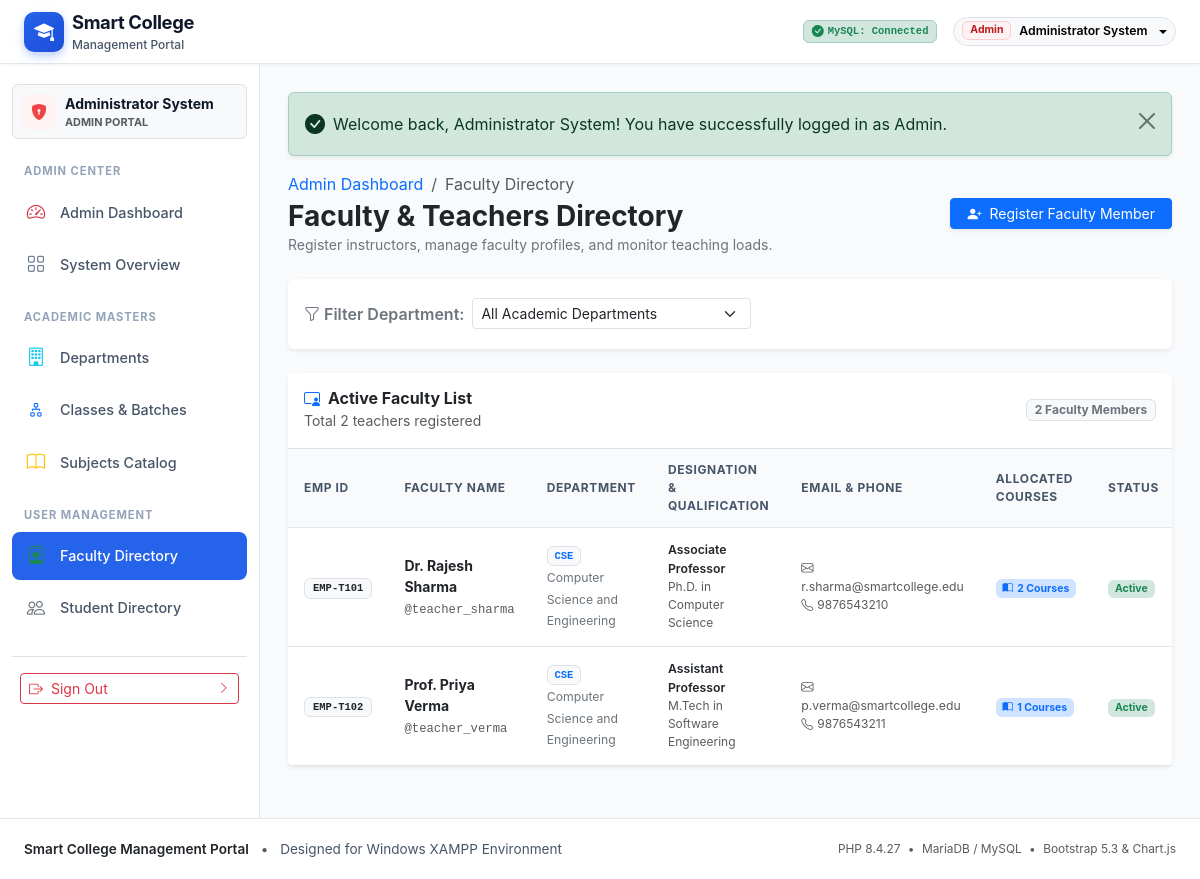
Page /modules/admin/teachers.php (signed in) on the committed database.
### tables this page shows
CREATE TABLE `teacher_profiles` (
  `id` INT AUTO_INCREMENT PRIMARY KEY,
  `user_id` INT NOT NULL UNIQUE,
  `employee_id` VARCHAR(30) NOT NULL UNIQUE,
  `department_id` INT NOT NULL,
  `designation` VARCHAR(100) NOT NULL,
  `qualification` VARCHAR(100) NULL,
  `phone` VARCHAR(20) NULL,
  `joining_date` DATE NULL,
  `created_at` TIMESTAMP DEFAULT CURRENT_TIMESTAMP,
  INDEX `idx_teachers_dept` (`department_id`),
  CONSTRAINT `fk_teachers_user` FOREIGN KEY (`user_id`)
    REFERENCES `users` (`id`) ON DELETE CASCADE ON UPDATE CASCADE,
  CONSTRAINT `fk_teachers_dept` FOREIGN KEY (`department_id`)
    REFERENCES `departments` (`id`) ON DELETE RESTRICT ON UPDATE CASCADE
);

CREATE TABLE `users` (
  `id` INT AUTO_INCREMENT PRIMARY KEY,
  `username` VARCHAR(50) NOT NULL UNIQUE,
  `email` VARCHAR(100) NOT NULL UNIQUE,
  `password_hash` VARCHAR(255) NOT NULL,
  `role` ENUM('admin', 'teacher', 'student') NOT NULL,
  `full_name` VARCHAR(100) NOT NULL,
  `status` ENUM('active', 'inactive', 'suspended') DEFAULT 'active',
  `created_at` TIMESTAMP DEFAULT CURRENT_TIMESTAMP,
  `updated_at` TIMESTAMP DEFAULT CURRENT_TIMESTAMP ON UPDATE CURRENT_TIMESTAMP,
  INDEX `idx_users_role` (`role`),
  INDEX `idx_users_status` (`status`)
);

CREATE TABLE `departments` (
  `id` INT AUTO_INCREMENT PRIMARY KEY,
  `department_name` VARCHAR(100) NOT NULL,
  `department_code` VARCHAR(20) NOT NULL UNIQUE,
  `description` TEXT NULL,
  `created_at` TIMESTAMP DEFAULT CURRENT_TIMESTAMP
);

### modules/admin/teachers.php (the view, shortened to what this page needs)
<?php
require_once __DIR__ . '/../../config/database.php';
require_once __DIR__ . '/../../includes/auth.php';
$filterDept = (int)($_GET['dept'] ?? 0);
$teachersList = [];
if ($pdo instanceof PDO) {
    try {
        $query = "
            SELECT tp.*, u.username, u.email, u.full_name, u.status,
                   d.department_name, d.department_code,
                   (SELECT COUNT(*) FROM `teacher_assignments` ta WHERE ta.teacher_id = tp.id) as assignment_count,
                   (SELECT COUNT(*) FROM `attendance_sessions` att WHERE att.teacher_id = tp.id) as session_count
            FROM `teacher_profiles` tp
            JOIN `users` u ON tp.user_id = u.id
            JOIN `departments` d ON tp.department_id = d.id
        ";
        $query .= " ORDER BY d.department_name ASC, u.full_name ASC";
        $stmtTeachers = $pdo->prepare($query);
        if ($filterDept > 0) {
            $stmtTeachers->execute([':filterDept' => $filterDept]);
        } else {
            $stmtTeachers->execute();
        }
        $teachersList = $stmtTeachers->fetchAll();
    } catch (PDOException $e) {
        error_log("Teachers Query Error: " . $e->getMessage());
    }
}
require_once __DIR__ . '/../../includes/header.php';
require_once __DIR__ . '/../../includes/sidebar.php';
?>
<main class="portal-main-content">
    <?= renderFlashes() ?>
    <div class="d-flex flex-column flex-md-row justify-content-between align-items-md-center gap-3 mb-4">
        <div>
            <nav aria-label="breadcrumb">
                <ol class="breadcrumb mb-1 small">
                    <li class="breadcrumb-item"><a href="dashboard.php" class="text-decoration-none">Admin Dashboard</a></li>
                    <li class="breadcrumb-item active" aria-current="page">Faculty Directory</li>
                </ol>
            </nav>
            <h2 class="h3 fw-bold text-dark mb-0">Faculty & Teachers Directory</h2>
            <p class="text-secondary small mb-0">Register instructors, manage faculty profiles, and monitor teaching loads.</p>
        </div>
        <button type="button" class="btn btn-primary btn-sm px-3 shadow-sm d-flex align-items-center gap-2" data-bs-toggle="modal" data-bs-target="#addTeacherModal">
            <i class="bi bi-person-plus-fill"></i>
            <span>Register Faculty Member</span>
        </button>
    </div>
    <div class="card border-0 shadow-sm mb-4">
        <div class="card-body p-3">
            <form method="GET" action="teachers.php" class="row g-2 align-items-center">
                <div class="col-auto">
                    <label for="deptFilter" class="col-form-label small fw-semibold text-secondary">
                        <i class="bi bi-funnel me-1"></i>Filter Department:
                    </label>
                </div>
                <div class="col-md-4">
                    <select class="form-select form-select-sm" id="deptFilter" name="dept" onchange="this.form.submit()">
                        <option value="0">All Academic Departments</option>
                    </select>
                </div>
            </form>
        </div>
    </div>
    <div class="card border-0 shadow-sm mb-4">
        <div class="card-header bg-white py-3 border-bottom d-flex align-items-center justify-content-between">
            <div>
                <h6 class="mb-0 fw-bold"><i class="bi bi-person-video3 text-primary me-2"></i>Active Faculty List</h6>
                <small class="text-muted">Total <?= count($teachersList) ?> teachers registered</small>
            </div>
            <span class="badge bg-light text-secondary border"><?= count($teachersList) ?> Faculty Members</span>
        </div>
        <div class="card-body p-0">
            <div class="table-responsive">
                <table class="table-portal mb-0 align-middle">
                    <thead>
                        <tr>
                            <th>Emp ID</th>
                            <th>Faculty Name</th>
                            <th>Department</th>
                            <th>Designation & Qualification</th>
                            <th>Email & Phone</th>
                            <th>Allocated Courses</th>
                            <th>Status</th>
                        </tr>
                    </thead>
                    <tbody>
                        <?php if (!empty($teachersList)): ?>
                            <?php foreach ($teachersList as $t): ?>
                                <tr>
                                    <td>
                                        <span class="badge bg-light text-dark border font-monospace px-2 py-1">
                                            <?= htmlspecialchars($t['employee_id']) ?>
                                        </span>
                                    </td>
                                    <td>
                                        <div class="fw-bold text-dark"><?= htmlspecialchars($t['full_name']) ?></div>
                                        <small class="text-muted font-monospace">@<?= htmlspecialchars($t['username']) ?></small>
                                    </td>
                                    <td>
                                        <span class="badge bg-light text-primary border font-monospace me-1"><?= htmlspecialchars($t['department_code']) ?></span>
                                        <span class="small text-secondary"><?= htmlspecialchars($t['department_name']) ?></span>
                                    </td>
                                    <td>
                                        <div class="small fw-semibold text-dark"><?= htmlspecialchars($t['designation']) ?></div>
                                        <div class="text-muted" style="font-size: 0.75rem;"><?= htmlspecialchars($t['qualification'] ?: 'Not specified') ?></div>
                                    </td>
                                    <td>
                                        <div class="small text-muted"><i class="bi bi-envelope me-1"></i><?= htmlspecialchars($t['email']) ?></div>
                                        <?php if ($t['phone']): ?>
                                            <div class="small text-muted" style="font-size: 0.75rem;"><i class="bi bi-telephone me-1"></i><?= htmlspecialchars($t['phone']) ?></div>
                                        <?php endif; ?>
                                    </td>
                                    <td>
                                        <span class="badge bg-primary-subtle text-primary">
                                            <i class="bi bi-book-half me-1"></i><?= (int)$t['assignment_count'] ?> Courses
                                        </span>
                                    </td>
                                    <td>
                                        <span class="badge bg-success-subtle text-success"><?= ucfirst($t['status']) ?></span>
                                    </td>
                                </tr>
                            <?php endforeach; ?>
                        <?php endif; ?>
                    </tbody>
                </table>
            </div>
        </div>
    </div>
</main>
<?php require_once __DIR__ . '/../../includes/footer.php'; ?>

### assets/css/style.css (style rules this page uses)
:root { --primary-color: #2563eb; --primary-hover: #1d4ed8; --primary-subtle: #eff6ff; --secondary-color: #475569; --success-color: #10b981; --success-subtle: #ecfdf5; --warning-color: #f59e0b; --warning-subtle: #fffbeb; --danger-color: #ef4444; --danger-subtle: #fef2f2; --info-color: #06b6d4; --info-subtle: #ecfeff; --body-bg: #f8fafc; --card-bg: #ffffff; --text-primary: #0f172a; --text-secondary: #475569; --text-muted: #94a3b8; --border-color: #e2e8f0; --sidebar-width: 260px; --topbar-height: 64px; --transition-speed: 0.25s; --shadow-sm: 0 1px 3px rgba(15, 23, 42, 0.05); --shadow-md: 0 4px 6px -1px rgba(15, 23, 42, 0.07), 0 2px 4px -2px rgba(15, 23, 42, 0.05); --shadow-lg: 0 10px 15px -3px rgba(15, 23, 42, 0.08), 0 4px 6px -4px rgba(15, 23, 42, 0.04); }
body { font-family: -apple-system, BlinkMacSystemFont, "Segoe UI", Roboto, "Helvetica Neue", Arial, sans-serif; background-color: var(--body-bg); color: var(--text-primary); min-height: 100vh; display: flex; flex-direction: column; }
.portal-main-content { flex: 1; padding: 1.75rem; overflow-x: hidden; }
.table-portal { width: 100%; border-collapse: separate; border-spacing: 0; }
.table-portal thead th { background-color: #f8fafc; font-size: 0.75rem; text-transform: uppercase; letter-spacing: 0.05em; color: var(--text-secondary); font-weight: 700; border-bottom: 1px solid var(--border-color); padding: 0.75rem 1rem; }
.table-portal tbody td { padding: 0.85rem 1rem; border-bottom: 1px solid var(--border-color); font-size: 0.875rem; vertical-align: middle; }

### rows in the picture
teacher_profiles: employee "EMP-T101", user.full_name "Dr. Rajesh Sharma", user.username "teacher_sharma", department.department_code "CSE", department.department_name "Computer Science and Engineering", designation "Associate Professor", qualification "Ph.D. in Computer Science", user.email "r.sharma@smartcollege.edu", phone "9876543210", assignment_count "2", user.status "Active"
teacher_profiles: employee "EMP-T102", user.full_name "Prof. Priya Verma", user.username "teacher_verma", department.department_code "CSE", department.department_name "Computer Science and Engineering", designation "Assistant Professor", qualification "M.Tech in Software Engineering", user.email "p.verma@smartcollege.edu", phone "9876543211", assignment_count "1", user.status "Active"

### other values in the picture
$currentUser['role'] "Admin"
$currentUser['full_name'] "Administrator System"
$currentUser['role'] "ADMIN"
$flash['message'] "Welcome back, Administrator System! You have successfully logged in as Admin."
count($teachersList) "2"
PHP_VERSION "8.4.27"
